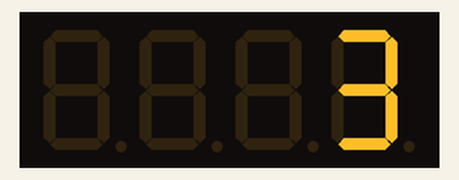
Simulated run of this sketch. Board: Arduino Uno, built with avr-gcc and run on an emulated ATmega328P. Shown: 4-digit seven-segment display.

Above: at 0.13 s.
At 4.72 s:
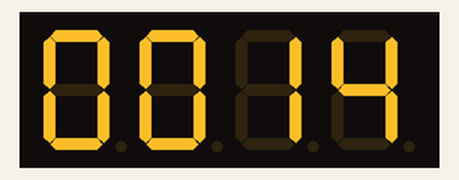
At 9.31 s:
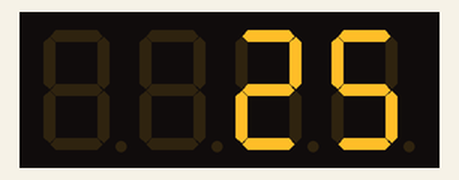
At 18.61 s:
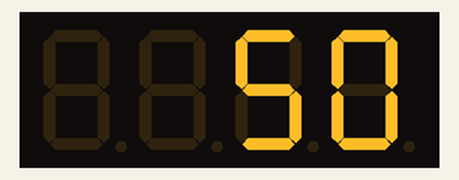
At 27.91 s:
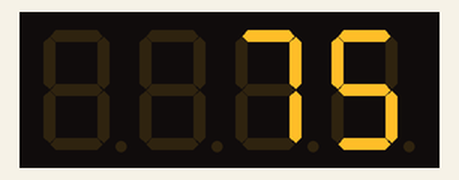
At 37.2 s:
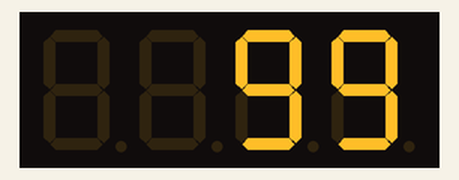

The sketch:

MP3_bdoc_02_tm1673_sndFile-number.ino
```cpp
#include <Arduino.h>
#include <TM1637Display.h>

// Module connection pins (Digital Pins). Should match your connections.
#define CLK 8
#define DIO 9

// The amount of time (in milliseconds) between tests
#define TEST_DELAY   20

TM1637Display display(CLK, DIO);
bool leadingZeros = false;

void setup()
{
  display.setBrightness(0xff);
}

void loop()
{
  // This is just a quick for loop to simulate flipping through tracks...
  Serial.println("============== start of playlist ============");

            //sndFile++ just increments each loop
  for (int sndFile=0 ; sndFile<100 ; sndFile++) {
    Serial.println(sndFile); // Use to troubleshoot what's going on.
        display.showNumberDec(sndFile, leadingZeros);   // This is it
    delay(TEST_DELAY);
  }
  Serial.println("============== end of playlist ============");
  leadingZeros = leadingZeros ^ true;     // This toggles w&w/out zeros
}
```
